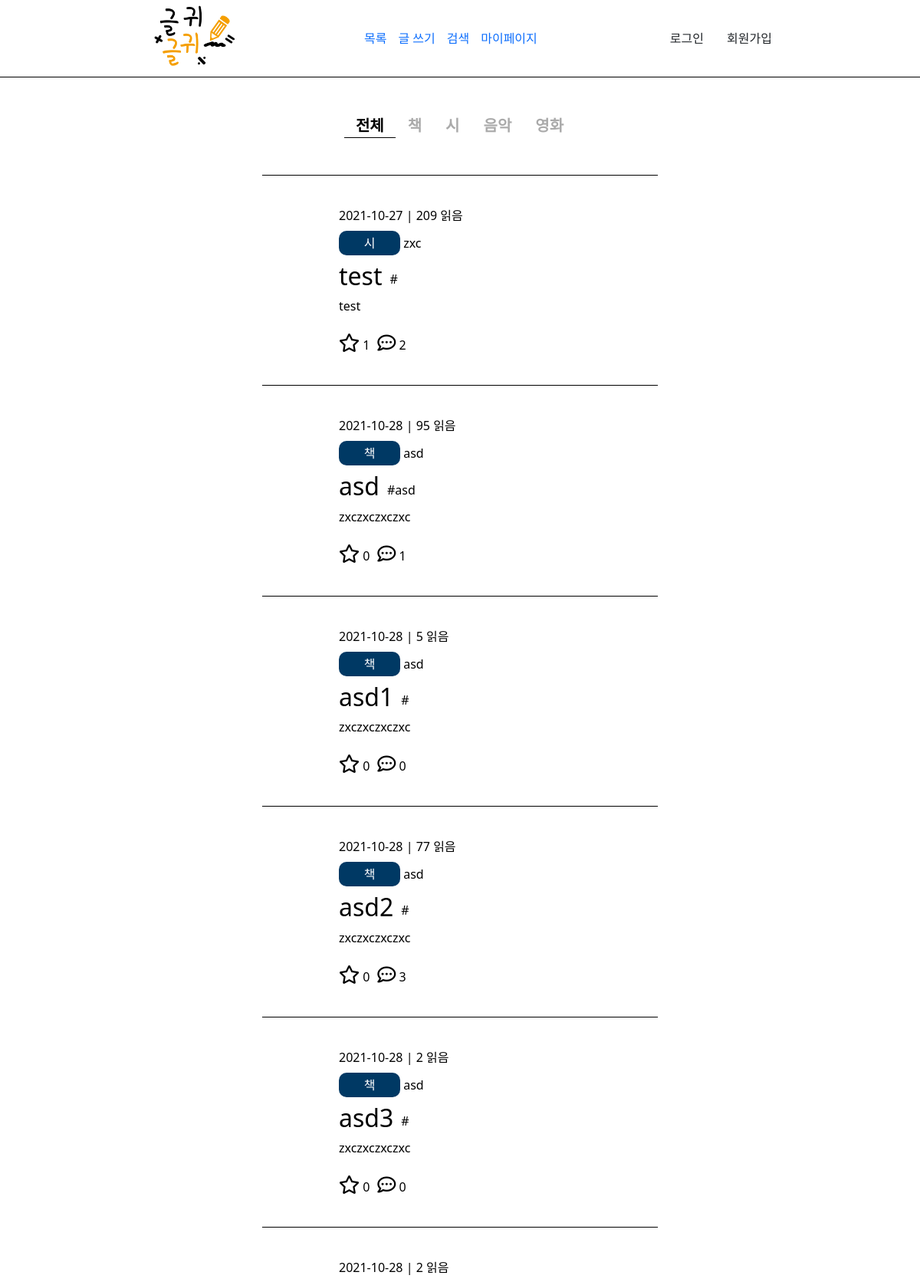
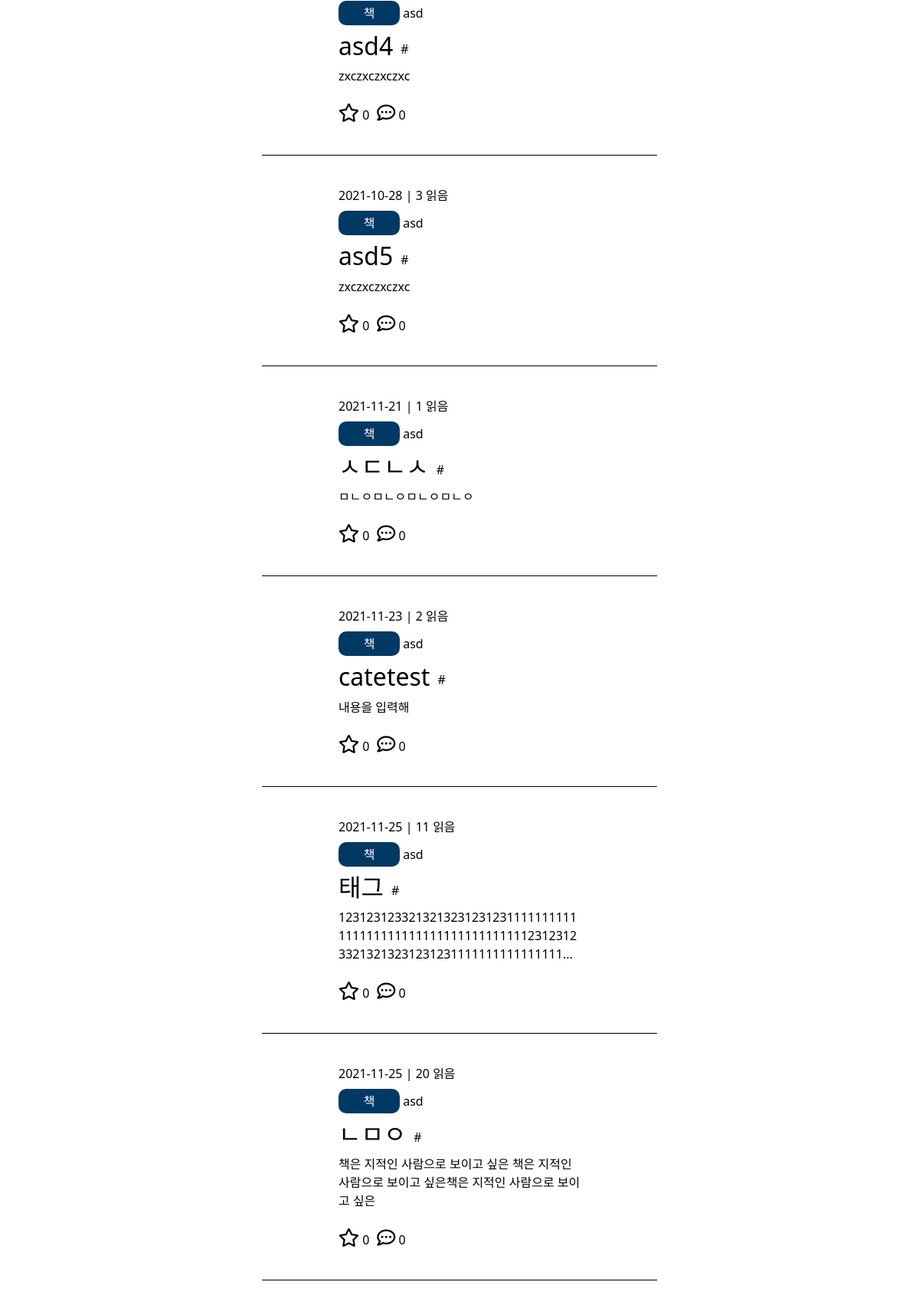
Page /list (upper part) on the committed database (2 pictures, top to bottom).
### tables this page shows
CREATE TABLE `list` (
  `id` int(11) NOT NULL,
  `title` varchar(100) NOT NULL,
  `content` varchar(400) NOT NULL,
  `copy` varchar(50) NOT NULL,
  `cate` varchar(100) NOT NULL,
  `tag` varchar(200) DEFAULT NULL,
  `writer` varchar(50) NOT NULL,
  `writedate` datetime NOT NULL DEFAULT current_timestamp(),
  `viewcnt` int(10) NOT NULL DEFAULT 0,
  `sug` int(10) NOT NULL DEFAULT 0,
  `recnt` int(10) NOT NULL DEFAULT 0
);

### src/helper.php (called while the page is built, shortened)
<?php
    function view($page, $list = [], $list1 = [], $list2 = []) {
        require VIEW."/header.php";
        require VIEW."/$page.php";
        exit;
    }

### src/Controller/ViewController.php (called while the page is built, shortened)
<?php
    class ViewController {
        static function list() {
            $list = DB::fetchAll("SELECT * FROM list");
            view('list', $list);
        }
    }

### src/web.php (called while the page is built, shortened)
<?php
    Route::start();

### public/index.php (called while the page is built, shortened)
<?php
    require SRC."/helper.php";
    require SRC."/web.php";

### src/App/DB.php (called while the page is built, shortened)
<?php
    class DB {
        static $db = null;
        static function getDB() {
            if(self::$db == null) {
                self::$db = new \PDO("mysql:host=localhost; dbname=geulgwi; charset=utf8mb4", "root", "", [
                    19=>5,
                    3=>2
                ]);
            }
            return self::$db;
        }
        static function query($sql, $data = []) {
            $q = self::getDB()->prepare($sql, $data);
            $q->execute($data);
            return $q;
        }
        static function fetchAll($sql, $data = []) {
            return self::query($sql, $data)->fetchAll();
        }
    }

### src/View/list.php (the view, shortened to what this page needs)
    <header>
        <div class="box">
            <div class="logo">
                <a href="/"><img src="./resource/img/logo.png" alt="로고" title="로고"></a>
            </div>
            <nav>
                <ul style="margin: 0; padding: 0;">
                    <li><a href="/list">목록</a></li>
                    <li><a href="/write">글 쓰기</a></li>
                    <li><a href="/search">검색</a></li>
                    <li><a href="/mypage">마이페이지</a></li>
                </ul>
            </nav>
            <div class="ect">
                <?php if(isset($_SESSION['user'])) : ?>
                    <a href="/logout" class="btn logout">로그아웃</a>
                    <a href="/mypage" class="btn"><?= $_SESSION['user']->id ?></a>
                <?php else : ?>
                    <a href="/login" class="btn login">로그인</a>
                    <a href="/register" class="btn register">회원가입</a>
                <?php endif; ?>
            </div>
        </div>
    </header>
    <section>
        <div class="container" id="list">
            <div class="cate my-5">
                <div class="cates act">전체</div>
                <div class="cates">책</div>
                <div class="cates">시</div>
                <div class="cates">음악</div>
                <div class="cates">영화</div>
            </div>
            <div class="list mb-5">
                <?php foreach($list as $item) : ?>
                    <div class="item">
                        <a href="/view?id=<?= $item->id ?>" target="_blank">
                            <div class="info">
                                <?= explode(" ", $item->writedate)[0] ?> | <?= $item->viewcnt ?> 읽음
                            </div>
                            <div class="cateinfo my-2">
                                <span class="pan"><?= $item->cate ?></span> <?= $item->writer ?>
                            </div>
                            <div style="display:flex; align-items:center;">
                                <h2 style="margin-right:10px"><?= $item->title ?></h2>
                                <?php
                                    $arr = explode(",", preg_replace("/\s+/","",$item->tag));
                                    foreach($arr as $a) {
                                        echo "#".$a." ";
                                    }
                                ?>
                            </div>
                            <p style="word-break:break-all;">
                                <?php
                                    echo mb_strlen($item->content, "UTF-8") > 100 ? substr($item->content, 0, 100)."..." : $item->content;
                                ?>
                            </p>
                            <div class="jab mt-4">
                                <div class="good">
                                    <i style="font-size:24px;" class="far fa-star"></i>
                                    <?= $item->sug ?>
                                </div>
                                <div class="coment" style="margin-left:10px;">
                                    <i style="font-size:24px;" class="far fa-comment-dots"></i>
                                    <?= $item->recnt ?>
                                </div>
                            </div>
                        </a>
                    </div>
                <?php endforeach; ?>
            </div>
        </div>
    </section>
</body>
</html>

### src/App/Route.php (shortened to what this page needs)
<?php
    class Route {
        static $pages = [];
        static function __callStatic($name, $arg) {
            if(strtolower($_SERVER['REQUEST_METHOD']) == $name) {
                self::$pages[] = $arg;
            }
        }
        static function start() {
            $url = explode("?", $_SERVER['REQUEST_URI'])[0];
            foreach(self::$pages as $page) {
                if($url == $page[0]) {
                    $action = explode("@", $page[1]);
                    $con = new $conName();
                    $con->{$action[1]}();
                    exit;
                }
            }
        }
    }

### public/resource/css/style.css (style rules this page uses)
* { margin: 0; padding: 0; box-sizing: border-box; }
ul, li { list-style: none; }
a, a:hover { text-decoration: none; }
header { border-bottom: 1px solid #000; }
header .box { margin: 0 auto; width: 70%; display: flex; align-items: center; justify-content: space-between; }
header .logo img { width: 150px; height: 100px; object-fit: cover; }
header ul { display: flex; }
header ul li:not(li:nth-child(5)) { margin-right: 15px; }
#list .cate { display: flex; justify-content: center; }
#list .cate div { padding: 0 15px; margin-right: 1px; font-size: 20px; color: #aaa; font-weight: bold; cursor: pointer; }
#list .cate div.act { color: #000; border-bottom: 1px solid #000; }
#list .list .item { padding: 40px 100px; margin: 0 300px; border-bottom: 1px solid #000; color: #000; }
#list .list .item a { color: #000; }
#list .list .item:nth-child(1) { border-top: 1px solid #000; }
#list .list .pan { display: inline-block; padding: 4px 12px; border-radius: 10px; min-width: 80px; text-align: center; color: #fff; background: #003964; }
#list .jab { display: flex; }

### rows in the picture
list: writedate "2021-10-27", viewcnt "209", cate "시", writer "zxc", title "test", content "test", sug "1", recnt "2"
list: writedate "2021-10-28", viewcnt "95", cate "책", writer "asd", title "asd", tag "asd", content "zxczxczxczxc", sug "0", recnt "1"
list: writedate "2021-10-28", viewcnt "5", cate "책", writer "asd", title "asd1", content "zxczxczxczxc", sug "0", recnt "0"
list: writedate "2021-10-28", viewcnt "77", cate "책", writer "asd", title "asd2", content "zxczxczxczxc", sug "0", recnt "3"
list: writedate "2021-10-28", viewcnt "2", cate "책", writer "asd", title "asd3", content "zxczxczxczxc", sug "0", recnt "0"
list: writedate "2021-10-28", viewcnt "2", cate "책", writer "asd", title "asd4", content "zxczxczxczxc", sug "0", recnt "0"
list: writedate "2021-10-28", viewcnt "3", cate "책", writer "asd", title "asd5", content "zxczxczxczxc", sug "0", recnt "0"
list: writedate "2021-11-21", viewcnt "1", cate "책", writer "asd", title "ㅅㄷㄴㅅ", content "ㅁㄴㅇㅁㄴㅇㅁㄴㅇㅁㄴㅇ", sug "0", recnt "0"
list: writedate "2021-11-23", viewcnt "2", cate "책", writer "asd", title "catetest", content "내용을 입력해", sug "0", recnt "0"
list: writedate "2021-11-25", viewcnt "11", cate "책", writer "asd", title "태그", content "1231231233213213231231231111111111111111111111111111111111111231231233213213231231231111111111111111", sug "0", recnt "0"
list: writedate "2021-11-25", viewcnt "20", cate "책", writer "asd", title "ㄴㅁㅇ", content "책은 지적인 사람으로 보이고 싶은 책은 지적인 사람으로 보이고 싶은책은 지적인 사람으로 보이고 싶은", sug "0", recnt "0"
